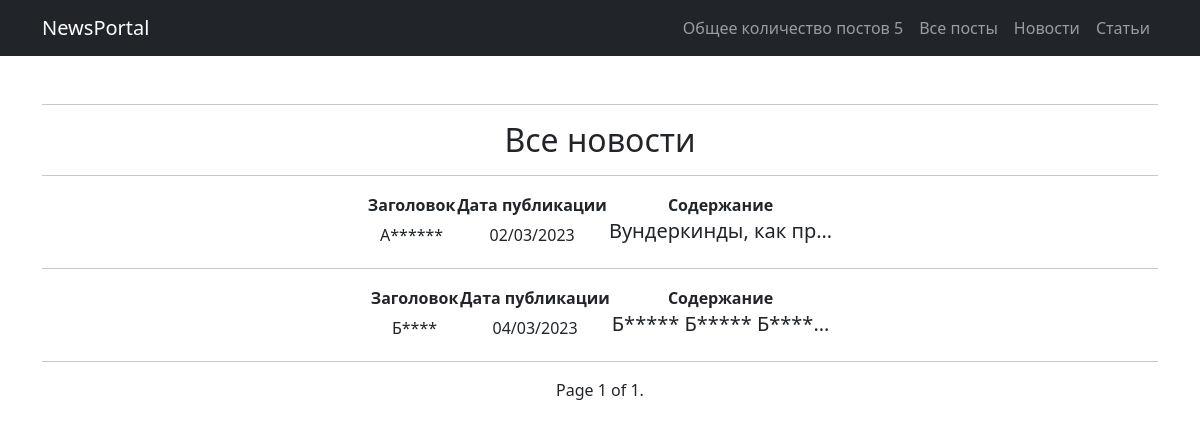
Page /news/ on the committed database.
### news/models.py (models this page shows, shortened)
class Post(models.Model):
    article = 'AT'
    news = 'NW'
    TYPE = [(article, 'Статья'), (news, 'Новость')]
    many_author = models.ForeignKey(Author, on_delete=models.CASCADE)
    article_or_news = models.CharField(max_length=2, choices=TYPE, default=article)
    datetime = models.DateTimeField(auto_now_add=True)
    many_category = models.ManyToManyField(Category, through="PostCategory")
    header = models.CharField(max_length=150)
    text = models.TextField()
    rating = models.SmallIntegerField(default=0)

### news/views.py (the view)
# urls.py: path('news/', NewsList.as_view(), name="news"),
class NewsList(ListView):
    model = Post
    ordering = 'datetime'
    template_name = 'flatpages/news.html'
    context_object_name = 'news'
    paginate_by = 10

### news/templatetags/custom_filter1.py (called while the page is built)
@register.filter()
def length(words):
    return f"{len(words)}"

### news/templatetags/custom_filter2.py (called while the page is built)
@register.filter()
def post_time(date):
    return date.strftime("%d/%m/%Y")

### news/templatetags/custom_filter3.py (called while the page is built)
@register.filter()
def censor(value):
    finder = value.split()
    for _ in finder:
        if isinstance(_, str):
            if _.lower().replace(".", "").replace(",", "").replace(";", "").replace(":", "") in censor_words:
                finder[finder.index(_)] = (_[0] + len(_[1:]) * "*")
            else:
                continue
        else:
            continue
    return " ".join(finder)

### templates/flatpages/news.html (shortened to what this page needs)
{% extends 'flatpages/index.html' %}
{% load custom_filter1 %}
{% load custom_filter2 %}
{% load custom_filter3 %}
{% load custom_tags %}
{% block allpost %}
    {{news|length}}
{% endblock allpost %}
{% block content %}
    <hr>
    <h2>Все новости</h2>
    <hr>
    {% if news %}
        {% for info in news %}
            {% if info.article_or_news == "NW" %}
                <table class="editorDemoTable" style="margin-left: auto; margin-right: auto;">
                    <tbody>
                        <tr>
                            <td><strong>Заголовок</strong></td>
                            <td><strong>Дата публикации</strong></td>
                            <td><strong>Содержание</strong></td>
                        </tr>
                        <tr>
                            <td>{{ info.header|censor|truncatechars:10 }}</td>
                            <td>{{ info.datetime|post_time }}</td>
                            <td><h5>{{ info.text|censor|truncatechars:20 }}</h5></td>
                        </tr>
                    </tbody>
                </table>
                <hr>
            {% endif %}
        {% endfor %}
    {% else %}
        <h2>Постов нет (👉ﾟヮﾟ)👉</h2>
    {% endif %}
    <span class="current">
        Page {{ page_obj.number }} of {{ page_obj.paginator.num_pages }}.
    </span>
{% endblock content %}

### rows in the picture
Post: header|censor "А******", datetime|post_time "02/03/2023", text|censor "Вундеркинды, как пр…"
Post: header|censor "Б****", datetime|post_time "04/03/2023", text|censor "Б***** Б***** Б****…"

### other values in the picture
{{ news|length }} "5"
{{ page_obj.number }} "1"
{{ page_obj.paginator.num_pages }} "1"
